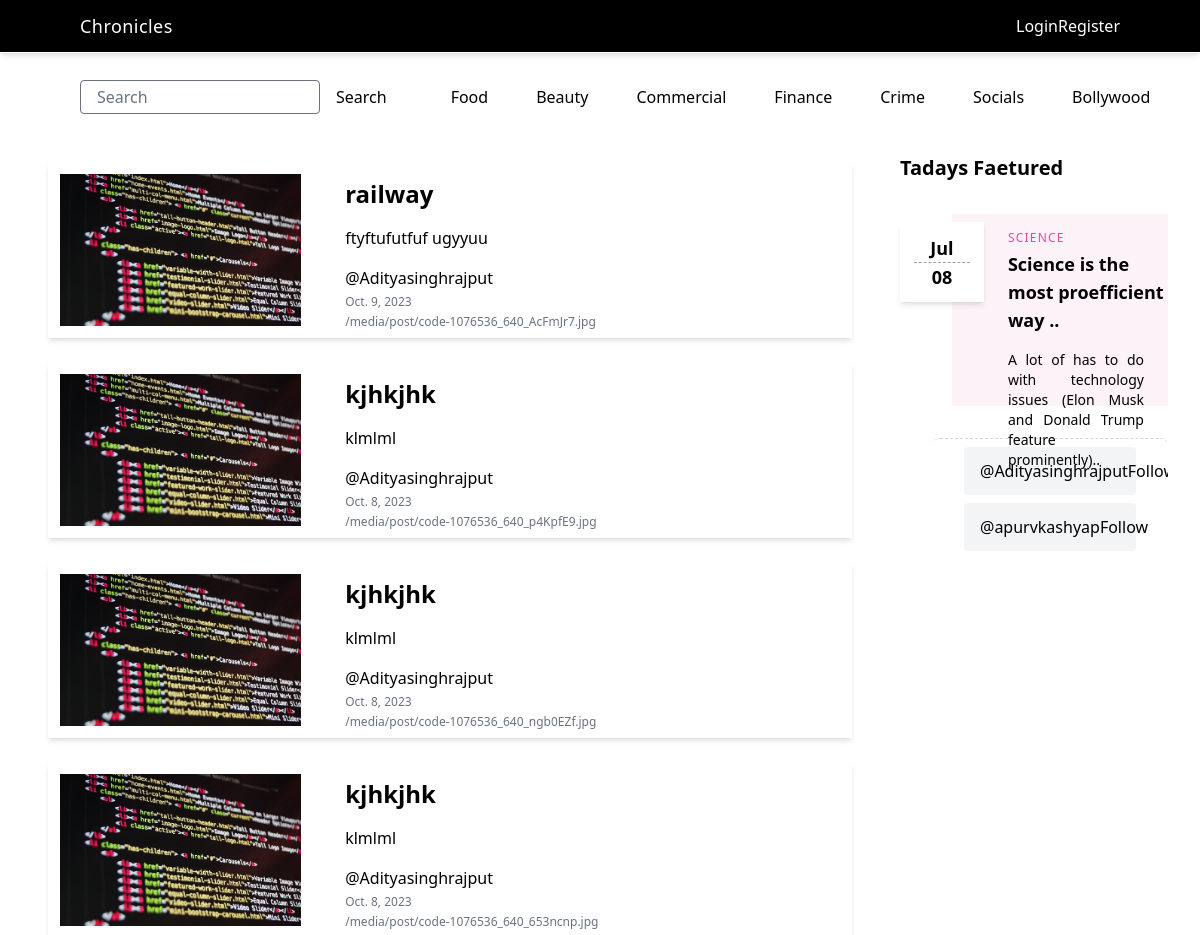
Before: / (upper part) with the older database file.
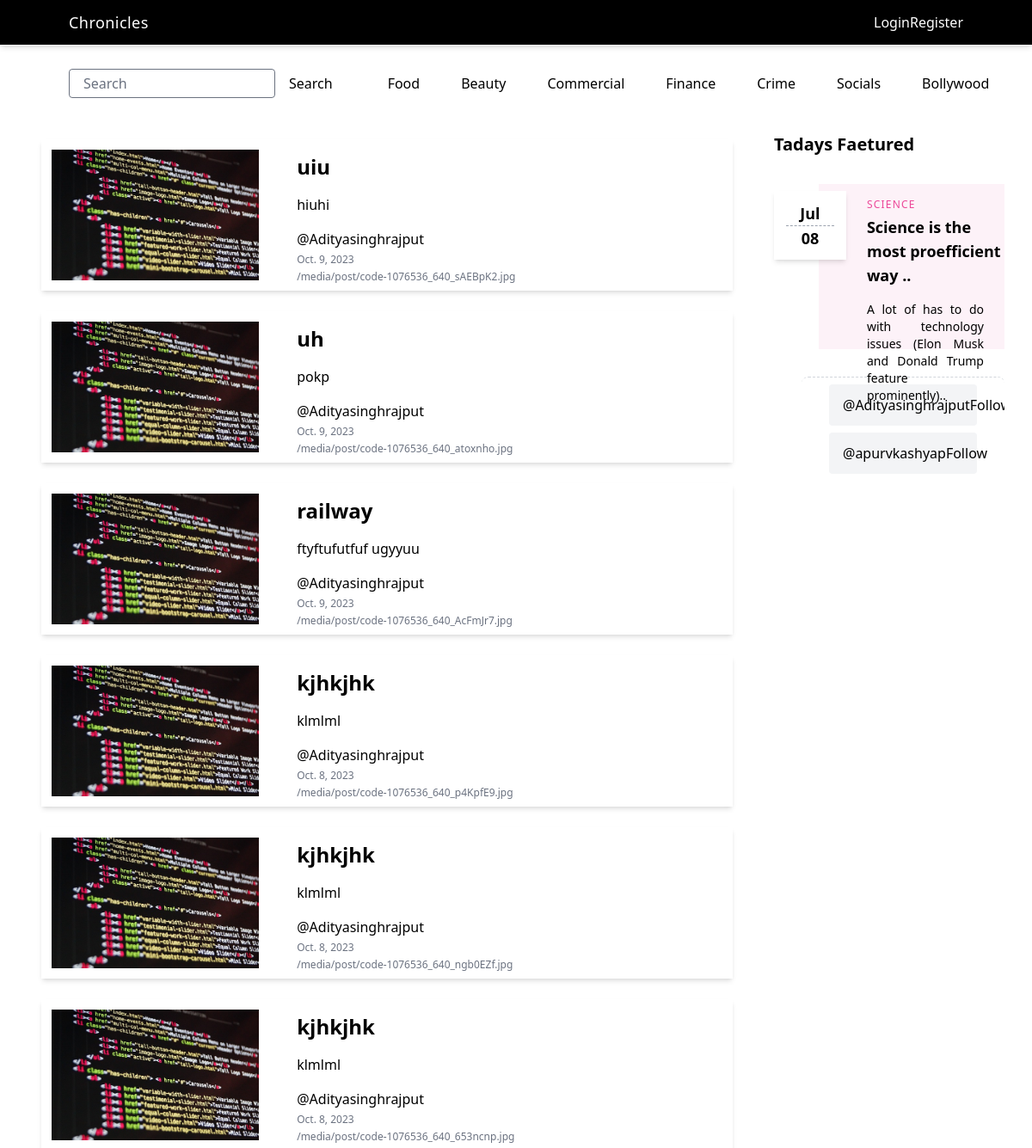
After: the same page with the newer database file.
### app/models.py (models this page shows, shortened)
class Categories(models.Model):
    name = models.CharField(max_length=200)
    date = models.DateField(auto_now_add=True)

class Notes(models.Model):
    user = models.ForeignKey(User,on_delete=models.CASCADE)
    title = models.CharField(max_length=200)
    content = models.TextField()
    categories = models.ForeignKey(Categories,on_delete=models.CASCADE,null=True,blank=True)
    image = models.ImageField(upload_to="post/" ,null= True,blank= True)
    date = models.DateField(auto_now_add=True)
    likes = models.ManyToManyField('auth.User', related_name='liked_students', through='Like')

### app/views.py (the view)
# urls.py: path('', hom , name='home'),
def hom(r):
    categories = Categories.objects.all().order_by('-id')
    recent_users = User.objects.order_by('-date_joined')[:6]
    if r.user.is_authenticated:
        user_profile, _ = UserProfile.objects.get_or_create(user=r.user)
        selected_categories = user_profile.selected_categories.all()
        data = Notes.objects.filter(categories__in=selected_categories).distinct()
    else:
        data = Notes.objects.all().order_by('-id')
    context = {'notes':data , 'categories':categories , 'recent_users':recent_users}
    return render(r, 'home.html',context )

### app/templates/home.html (shortened to what this page needs)
{% extends 'base.html' %}
{% block content %}
<div class="pb-12 min-h-screen bg-white text-black">
    <div
        class="flex justify-start px-12 items-center gap-12 bg-white text-black pt-20 overflow-x-scroll md:mx-8 mx-0 pb-4 sticky top-0 ">
        <div class="sticky bg-white text-black top-0 -left-12 pr-4">
            <form class="flex gap-4" role="search" action={% url 'search' %}>
                <input class="w-60 px-4 py-1 border rounded" type="search" name="search" placeholder="Search" size="60"
                    aria-label="Search">
                <button class="btn btn-dark" type="submit">Search</button>
        </div>
        {%for cat in categories %}
        <a href="/viewcategorie/{{cat.id}}">{{cat.name}}</a>
        {% endfor %}
    </div>
    <div class="flex md:flex-row flex-col">
        <div class="md:w-[75%] w-[100%]  pt-8  flex flex-col  gap-6 px-3 md:px-12 ">
            {% if notes %}
            {% for note in notes %}
            <div class="flex md:flex-row flex-col gap-4 shadow-md hover:bg-[#faf7fb]  bgg">
                <img class="md:w-[30%] w-[90%] m-3" src="{{ note.image.url }}" alt="">
                <a href="/view/{{note.id}}" class=" px-4 pt-4 p-2 rounded space-y-1  text-black">
                    <p class="text-2xl font-bold">{{note.title | truncatechars:80}}</p>
                    <p class="py-3 ">{{note.content | truncatechars:208}}</p>
                    <p class=""> @{{note.user}}</p>
                    <p class=" text-xs text-gray-500">{{note.date}}</p>
                    <p class=" text-xs text-gray-500">{{note.image.url}}</p>
                </a>
            </div>
            {% endfor %}
            {% else %}
            <div class="h-[72vh] w-full bg-[#f6f5fa] flex justify-center items-center">
                <img class="h-72" src="https://i.pinimg.com/564x/cb/19/91/cb19914a6a4aedfe2dca65d736ce60bb.jpg" alt="">
            </div>
            {% endif %}
        </div>
        <div class="md:w-[25%] w-[90%] flex flex-col   h-screen  md:fixed md:top-30 md:right-0 ">
            <h2 class="text-xl font-bold mt-6">Tadays Faetured</h2>
            <a href="" class="w-full h-60  py-6 mt-4 flex relative">
                <div class="w-32 h-20 z-20 shadow-md bg-white flex justify-center items-center text-center">
                    <div class="p-2">
                        <div class="border-b border-dashed text-lg font-bold w-14 border-gray-400">Jul</div>
                        <div class="text-lg font-bold">08</div>
                    </div>
                </div>
                <div class="w-full h-full relative right-8 bottom-2 bg-pink-50 pl-14 py-4 pb-6 space-y-4">
                    <div class="">
                        <h2 class="tracking-widest text-xs font-medium text-pink-500 mb-1">SCIENCE</h2>
                        <p class="text-lg font-bold">Science is the most proefficient way ..</p>
                    </div>
                    <p class="text-sm text-justify pr-6">A lot of has to do with technology issues (Elon Musk and Donald
                        Trump feature prominently)..</p>
                </div>
            </a>
            <div
                class="px-8 py-2 mx-8 rounded-lg overflow-y-scroll h-60 border-t border-dashed border-gray-300 flex flex-col justify-start items-center gap-2 bg-white">
                {% for user in recent_users %}
                <div class=" px-4 py-3 flex justify-between items-center bg-gray-100 rounded w-full">
                    <p>@{{user.username}}</p>
                    {% if request.user != user %}
                    {% if user in request.user.f_by.all %}
                    <a href="{% url 'toggle_follow' user.id %}" class="follow-toggle-button">Unfollow</a>
                    {% else %}
                    <a href="{% url 'toggle_follow' user.id %}" class="follow-toggle-button">Follow</a>
                    {% endif %}
                    {% endif %}
                </div>
                {% endfor %}
            </div>
        </div>
    </div>
</div>
{% endblock content %}

### app/templates/base.html (shortened to what this page needs)
{% load static tailwind_tags %}
<!DOCTYPE html>
<html lang="en">
<head>
  {% tailwind_css %}
</head>
<body>
  <div
    class="flex md:px-20 px-8 py-3 justify-between items-center shadow-md z-50 bg-black text-white border-b border-white fixed w-full">
    <a href="{% url 'home' %}" class="text-lg tracking-wide">Chronicles</a>
    <div class="flex">
      {% if user.is_authenticated %}
      <div class=" justify-center gap-6 items-center md:flex hidden">
        <a href="{% url 'viewmyposts' %}" class="newww">Hey, {{ user.username }} !</a>
        <a href="{% url 'create' %}">Create</a>
        <a href="{% url 'logout' %}">Logout</a>
      </div>
      <div  class="menu text-xs flex justify-center gap-2">
        <a href="{% url 'create' %}">Create</a>
        <a href="{% url 'logout' %}">logOut</a>
      </div>
      {% else %}
      <a href="{% url 'login' %}">Login</a>
      <a href="{% url 'register' %}">Register</a>
      {% endif %}
    </div>
  </div>
  {% block content %}
  {% endblock content %}
</body>
</html>

### app/templates/base.html (style rules this page uses)
.bgg { transition: background-image 0.8s ease-in-out; }
* { scrollbar-width: auto; scrollbar-color: #8f54a0 #ffffff; }

Changed rows visible on the page:
added Notes: image (picture), title "uiu", content "hiuhi", user "Adityasinghrajput", date "Oct. 9, 2023", image "/media/post/code-1076536_640_sAEBpK2.jpg"
added Notes: image (picture), title "uh", content "pokp", user "Adityasinghrajput", date "Oct. 9, 2023", image "/media/post/code-1076536_640_atoxnho.jpg"
